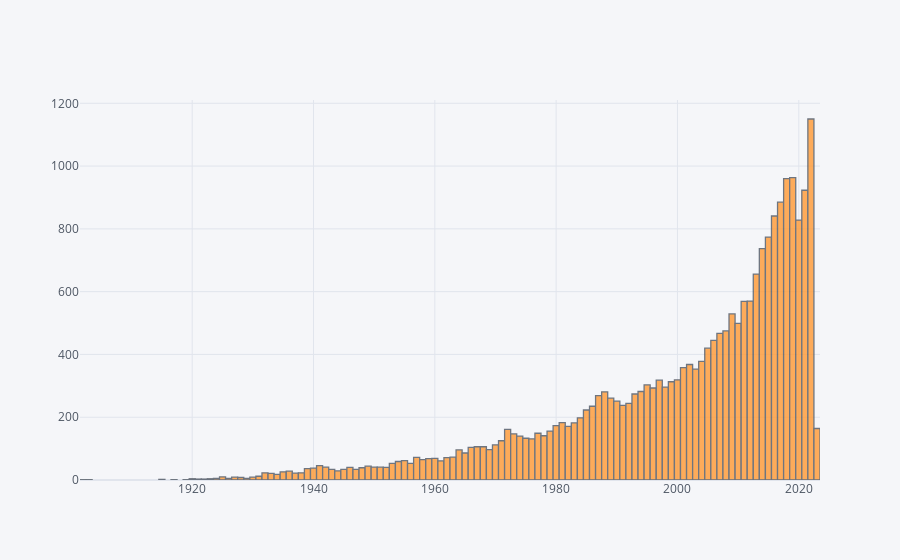

The notebook cell this image was saved under:
### Code cell
plt.figure(figsize=(20,8))
df['year'].iplot(kind='hist')
plt.show()

### Figure 1 — Plotly figure (JSON) as saved in the notebook; plotly's stock layout.template omitted (floating-point values rounded to 4 significant figures; data arrays with more than 128 entries replaced by an {"elided": "..."} marker saying what was removed)
{"data": [{"histfunc": "count", "histnorm": "", "marker": {"color": "rgba(255, 153, 51, 1.0)", "line": {"color": "#4D5663", "width": 1.3}}, "name": "year", "opacity": 0.8, "orientation": "v", "type": "histogram", "x": {"elided": "23096 int values"}}], "layout": {"barmode": "overlay", "legend": {"bgcolor": "#F5F6F9", "font": {"color": "#4D5663"}}, "paper_bgcolor": "#F5F6F9", "plot_bgcolor": "#F5F6F9", "title": {"font": {"color": "#4D5663"}}, "xaxis": {"gridcolor": "#E1E5ED", "showgrid": true, "tickfont": {"color": "#4D5663"}, "title": {"font": {"color": "#4D5663"}, "text": ""}, "zerolinecolor": "#E1E5ED"}, "yaxis": {"gridcolor": "#E1E5ED", "showgrid": true, "tickfont": {"color": "#4D5663"}, "title": {"font": {"color": "#4D5663"}, "text": ""}, "zerolinecolor": "#E1E5ED"}}}
